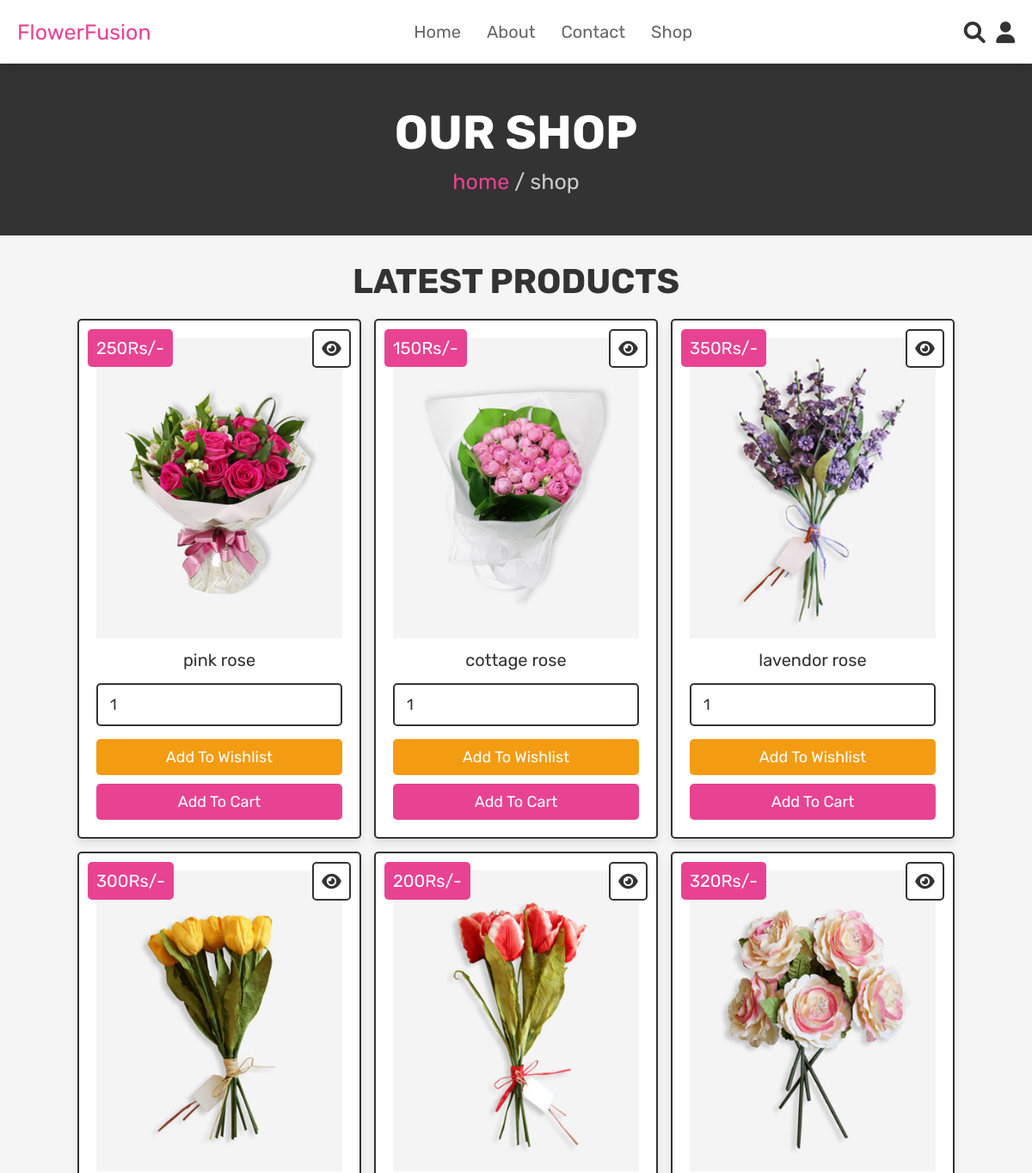
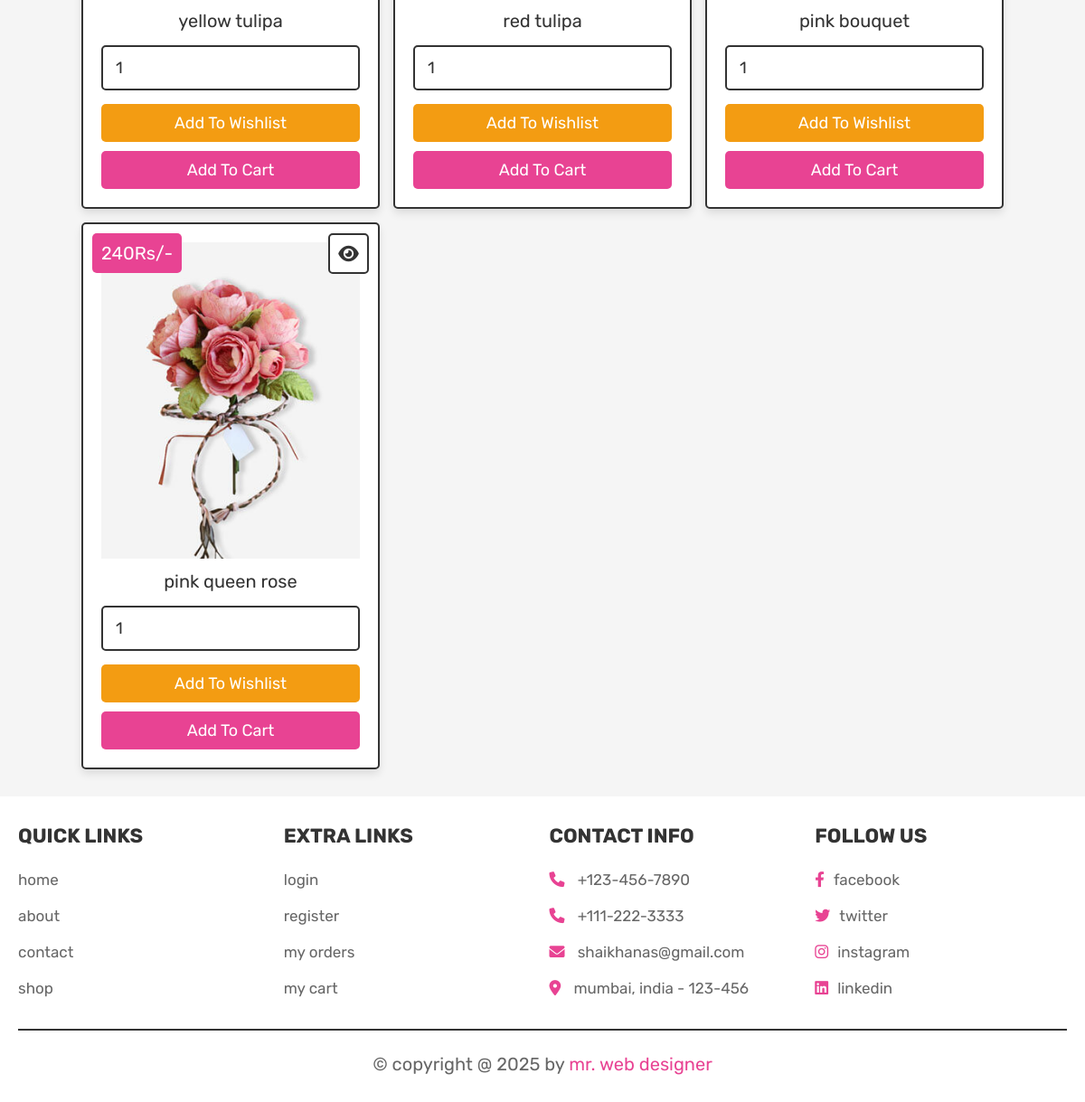
The page /shop.php on the database its author committed (2 pictures, top to bottom).
### tables this page shows
CREATE TABLE `products` (
  `id` int(100) NOT NULL,
  `name` varchar(100) NOT NULL,
  `details` varchar(500) NOT NULL,
  `price` int(100) NOT NULL,
  `image` varchar(100) NOT NULL
);

### shop.php (the view, shortened to what this page needs)
<?php
@include 'config.php';
?>
<!DOCTYPE html>
<html lang="en">
<head>
   <link rel="stylesheet" href="https://cdnjs.cloudflare.com/ajax/libs/font-awesome/6.0.0/css/all.min.css">
   <link rel="stylesheet" href="css/style.css">
</head>
<body>
<?php @include 'header.php'; ?>
<section class="heading">
    <h3>our shop</h3>
    <p> <a href="home.php">home</a> / shop </p>
</section>
<section class="products">
   <h1 class="title">latest products</h1>
   <div class="box-container">
      <?php
         $select_products = mysqli_query($conn, "SELECT * FROM `products`") or die('query failed');
         if(mysqli_num_rows($select_products) > 0){
            while($fetch_products = mysqli_fetch_assoc($select_products)){
      ?>
      <form action="" method="POST" class="box">
         <a href="view_page.php?pid=<?php echo $fetch_products['id']; ?>" class="fas fa-eye"></a>
         <div class="price"><?php echo $fetch_products['price']; ?>Rs/-</div>
         <img src="uploaded_img/<?php echo $fetch_products['image']; ?>" alt="" class="image">
         <div class="name"><?php echo $fetch_products['name']; ?></div>
         <input type="number" name="product_quantity" value="1" min="0" class="qty">
         <input type="submit" value="add to wishlist" name="add_to_wishlist" class="option-btn">
         <input type="submit" value="add to cart" name="add_to_cart" class="btn">
      </form>
      <?php
         }
      }else{
         echo '<p class="empty">no products added yet!</p>';
      }
      ?>
   </div>
</section>
<?php @include 'footer.php'; ?>
</body>
</html>

### css/style.css (style rules this page uses)
:root { --pink:#e84393; --red:#c0392b; --orange:#f39c12; --black:#333; --white:#fff; --light-color:#666; --light-white:#ccc; --light-bg:#f5f5f5; --border:.2rem solid var(--black); --box-shadow:0 .5rem 1rem rgba(0,0,0,.1); }
* { font-family: 'Rubik', sans-serif; margin:0; padding:0; box-sizing: border-box; outline: none; border:none; text-decoration: none; transition:all .2s linear; }
html { font-size: 62.5%; overflow-x: hidden; scroll-behavior: smooth; scroll-padding-top: 6.5rem; }
body { background: var(--light-bg); }
section { padding:3rem 2rem; }
.btn, .delete-btn, .option-btn { display: inline-block; border-radius: .5rem; margin-top: 1rem; font-size: 1.8rem; color:var(--white); cursor: pointer; padding:1rem 3rem; text-transform: capitalize; }
.btn { background-color: var(--pink); }
.option-btn { background-color: var(--orange); }
.heading { display: flex; flex-flow: column; align-items: center; justify-content: center; gap:1rem; background-color: var(--black); text-align: center; min-height: 25vh; }
.heading h3 { font-size: 5.5rem; color:var(--white); text-transform: uppercase; }
.heading p { font-size: 2.5rem; color:var(--light-white); }
.heading p a { color:var(--pink); }
.title { text-align: center; margin-bottom: 2rem; color:var(--black); text-transform: uppercase; font-size: 4rem; }
.products .box-container { max-width: 1200px; margin:0 auto; display: grid; grid-template-columns: repeat(auto-fit, 33rem); gap:1.5rem; align-items: flex-start; justify-content: center; }
.products .box-container .box { background-color: var(--white); border:var(--border); box-shadow: var(--box-shadow); border-radius: .5rem; padding:2rem; text-align: center; position: relative; }
.products .box-container .box .image { height: 35rem; width: 100%; object-fit: cover; }
.products .box-container .box .fa-eye, .products .box-container .box .price { position: absolute; top:1rem; border-radius: .5rem; }
.products .box-container .box .price { font-size: 2rem; padding:1rem; background-color: var(--pink); color:var(--white); left:1rem; }
.products .box-container .box .fa-eye { right:1rem; height: 4.5rem; width: 4.5rem; line-height: 4.2rem; font-size: 2rem; background-color: var(--white); color:var(--black); border:var(--border); }
.products .box-container .box .name { margin:1rem; font-size: 2rem; color:var(--black); }
.products .box-container .box .qty { width: 100%; padding:1.2rem 1.4rem; font-size: 1.8rem; color:var(--black); border:var(--border); border-radius: .5rem; margin:.5rem 0; }
.products .box-container .box .btn, .products .box-container .box .option-btn { width: 100%; }

### rows shown on the page
products: price "250", image (picture), name "pink rose"
products: price "150", image (picture), name "cottage rose"
products: price "350", image (picture), name "lavendor rose"
products: price "300", image (picture), name "yellow tulipa"
products: price "200", image (picture), name "red tulipa"
products: price "320", image (picture), name "pink bouquet"
products: price "240", image (picture), name "pink queen rose"
